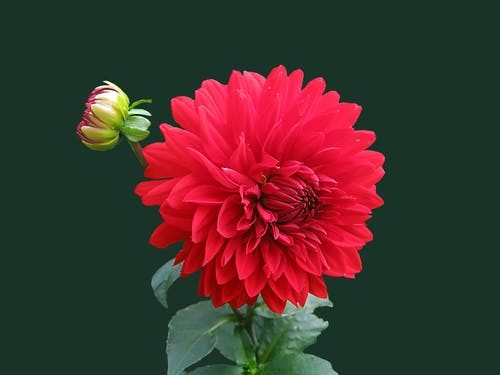
#> input picture 58133383-blur-section-using-mask/1.png, 500 x 375 px
$ python create_mask.py
#> lines starting #> are read from the running program, lines starting #| are printed output that depends on the picture; after the words box and inside, x2 and y2 are one past the last pixel; in counts of white or black regions, pixels touching at a corner belong together
import cv2
import numpy as np

# Create a mask
image = cv2.imread('1.png')
#> image is the input picture: shape (375, 500, 3); mean B, G, R 45.6, 50, 72.5
mask = np.zeros(image.shape, dtype=np.uint8)
cnt = np.array([[200, 100], [350, 100], [350, 250], [200, 250]])
cv2.fillPoly(mask, [cnt], [255,255,255])
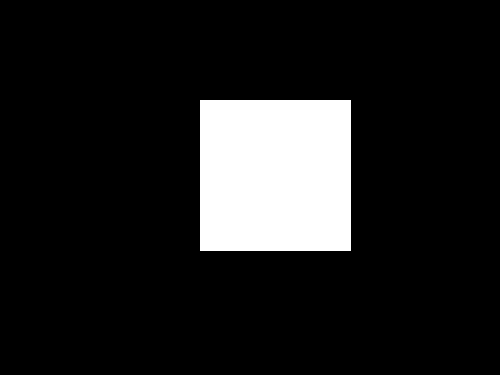
#> mask: shape (375, 500, 3); 12.2% white; 1 white region, box (x1, y1, x2, y2) and area: (200, 100, 351, 251) 22801
cv2.imwrite('newmask.png', mask)
